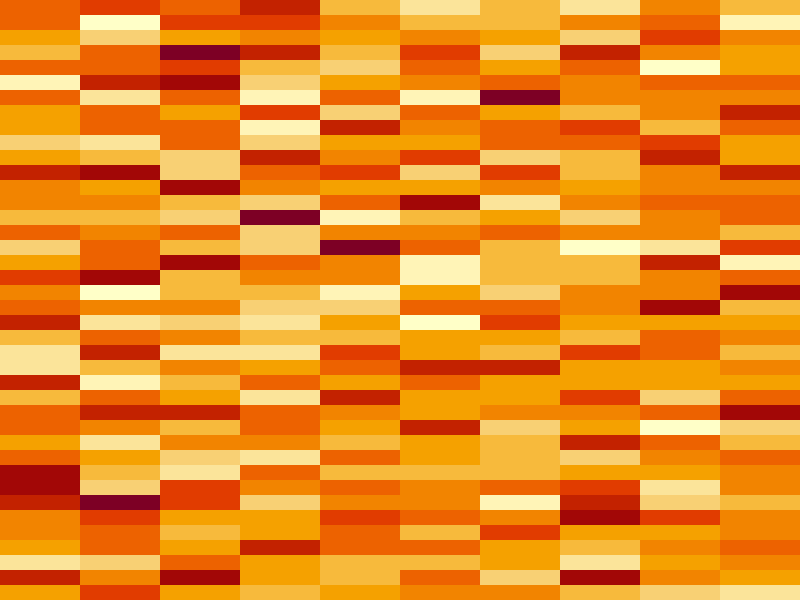
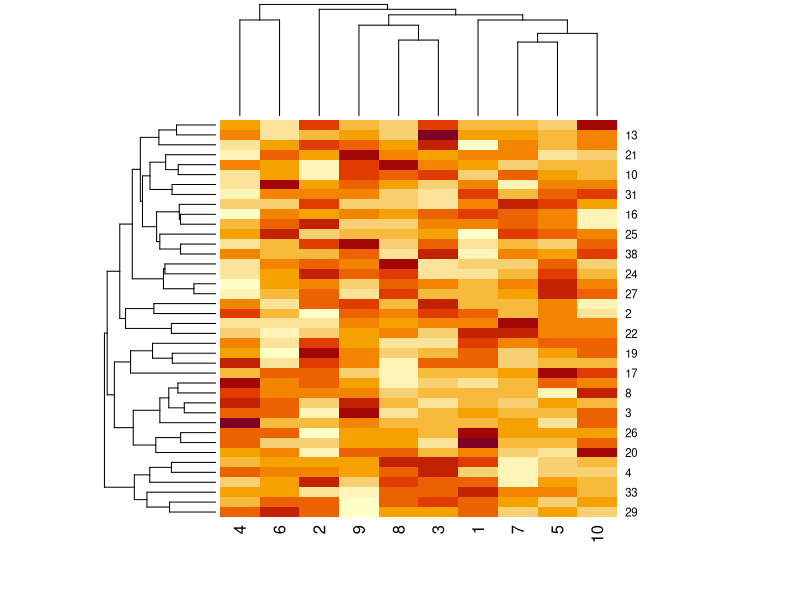
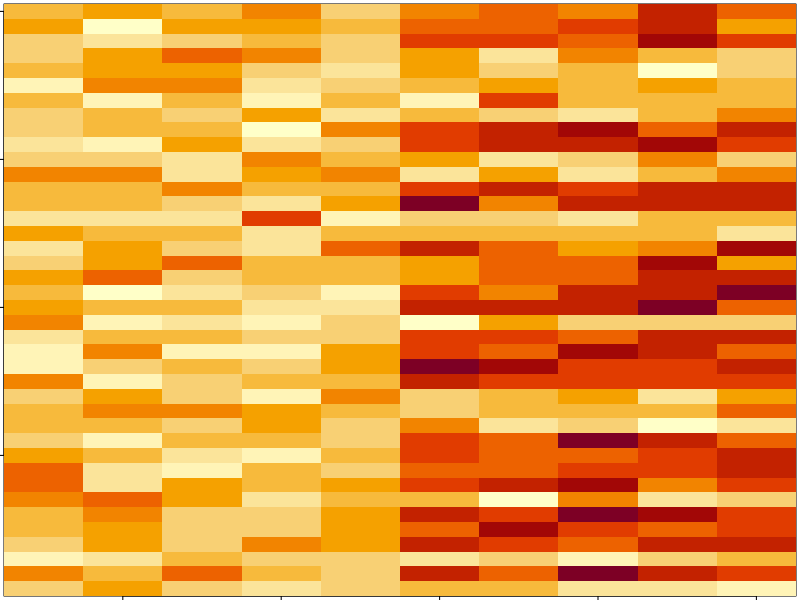
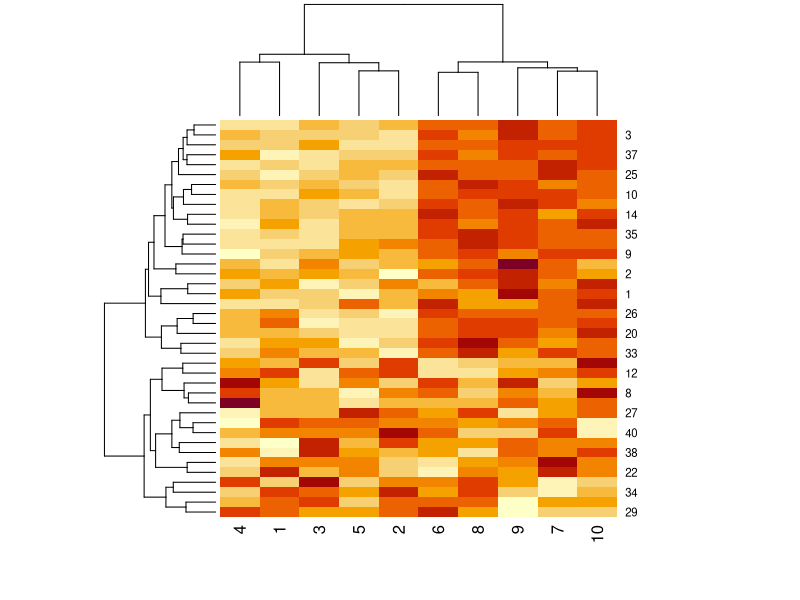
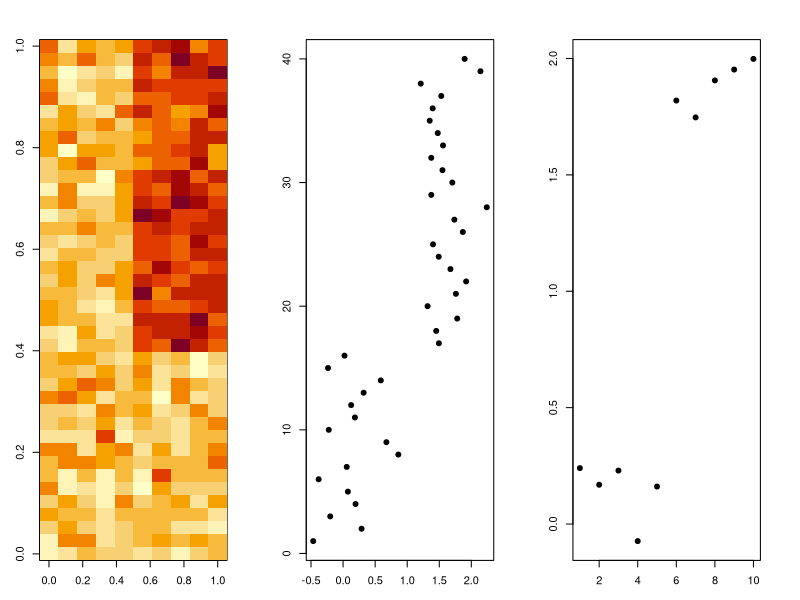
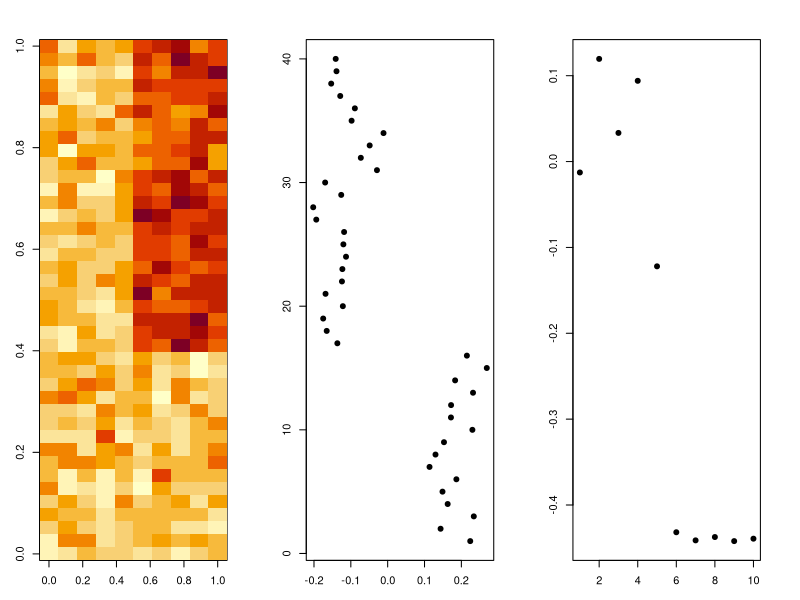

The R source for these figures, in order:
#Dimension Reduction part1

#matrix data

set.seed(12345)
par(mar=rep(0,2,4))
dataMatrix <- matrix(rnorm(400),nrow=40)
image(1:10,1:40,t(dataMatrix)[,nrow(dataMatrix):1])

par(mar=rep(0.2,4))
heatmap(dataMatrix)

#패턴 추가
set.seed(678910)
for(i in 1:40){
  #flip a coin
  coinFlip <- rbinom(1,size=1,prob=0.5)
  #coinFlip이 1이면 if 문 수행
  if(coinFlip){
    dataMatrix[i,] <- dataMatrix[i,]+rep(c(0,3),each=5)
  }
}

par(mar=rep(0.2,4))
image(1:10,1:40,t(dataMatrix)[,nrow(dataMatrix):1])

heatmap(dataMatrix)

hh <- hclust(dist(dataMatrix)) #패턴을 준 테이터의 거리를 구해 분류함
dataMatrixOrdered <- dataMatrix[hh$order,] # 분류된 것을 정렬하여 dataMatrixOrdered에 저장
par(mfrow=c(1,3),mar=rep(3,4))
image(t(dataMatrixOrdered)[,nrow(dataMatrixOrdered):1])
plot(rowMeans(dataMatrixOrdered),40:1,xlab = "Row Mean",ylab="Row",pch=19)
plot(colMeans(dataMatrixOrdered),xlab="Column",ylab="Column Mean",pch=19)

svd1 <- svd(scale(dataMatrixOrdered))
par(mfrow=c(1,3))
image(t(dataMatrixOrdered)[,nrow(dataMatrixOrdered):1])
plot(svd1$u[,1],40:1,xlab="Row",ylab="First left singular vector",pch=19)
plot(svd1$v[,1],xlab="Column",ylab="First right singular vector",pch=19)

